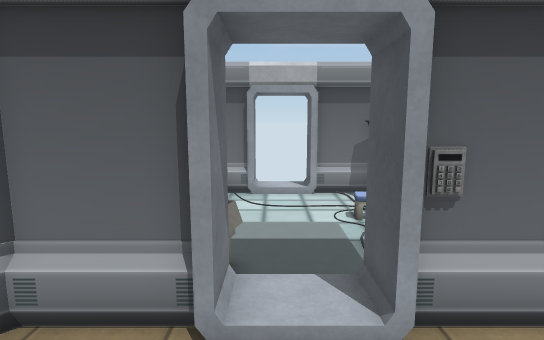
[1] (above)

19 first-person views from a walk through a scene from a Unity 3-D project. The camera is 1.5 m above the floor, tilts 8° down and sees 80° across. The floor is counted in squares, 0.5 m on a side. Each view is taken from the middle of a square. On the plan, view 1 faces up. The plan holds only what a view shows up to about 20 squares ahead; the rest is blank. Door leaves are left out, so doorways stand open. Some surface patterns are stand-ins.

[2]
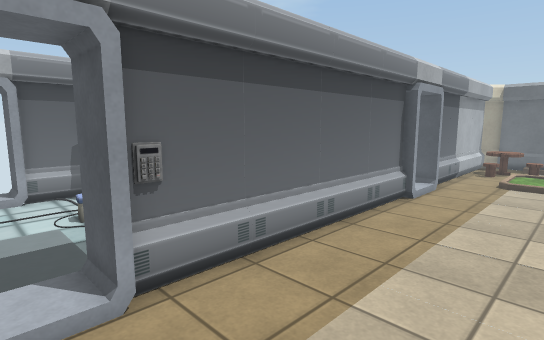

[3]
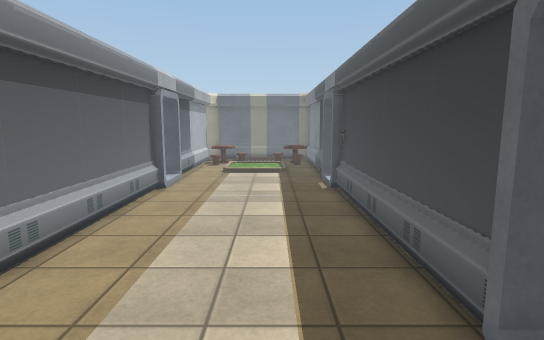

[4]
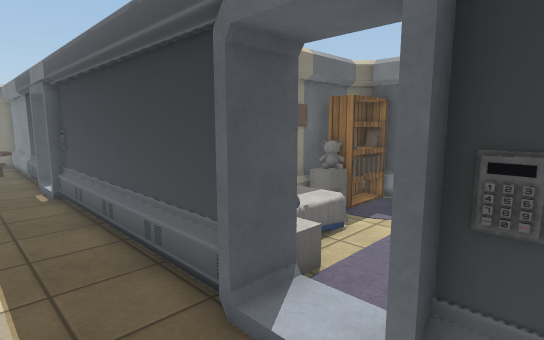

[5]
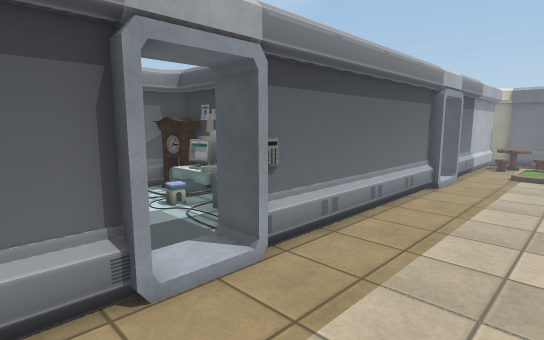

[6]
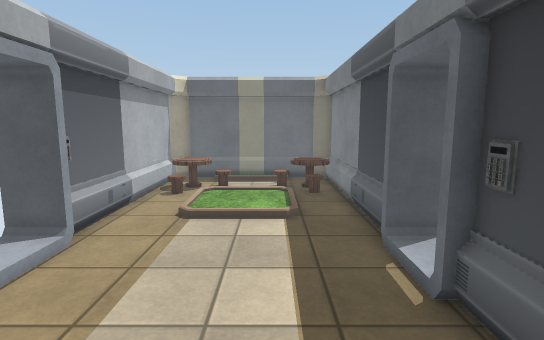

[7]
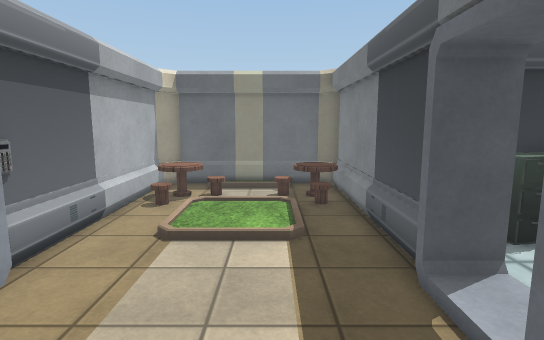

[8]
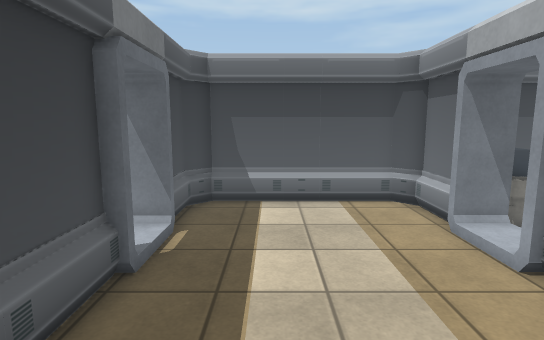

[9]
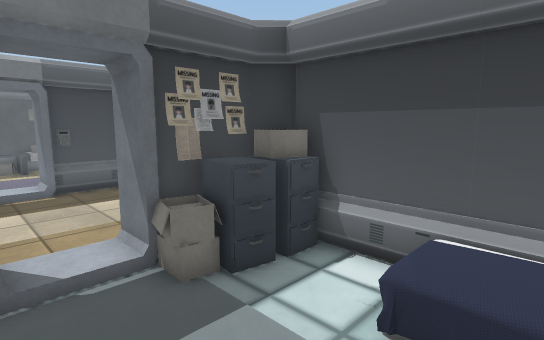

[10]
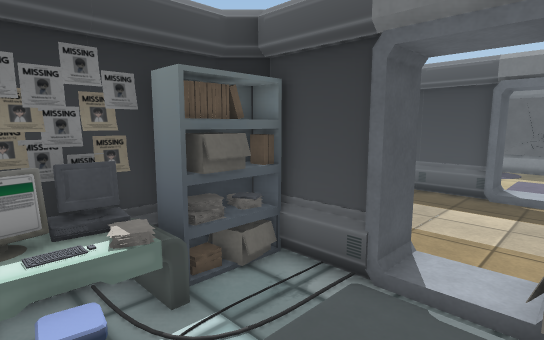

[11]
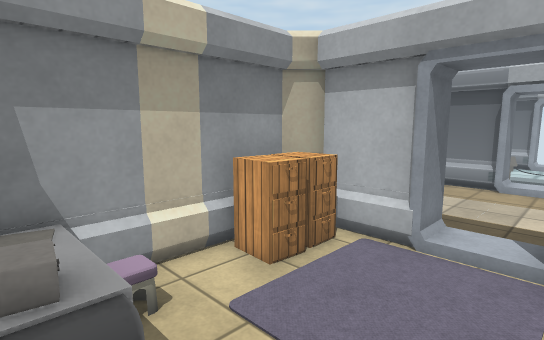

[12]
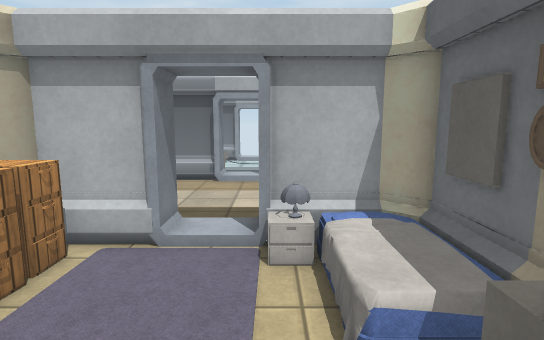

[13]
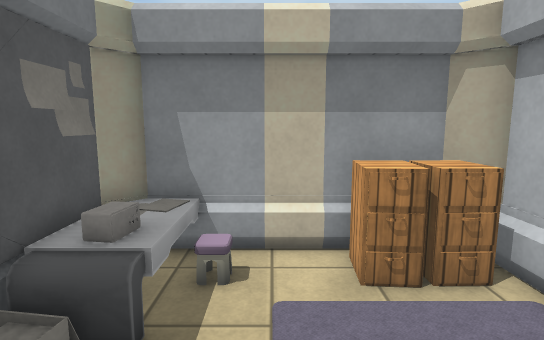

[14]
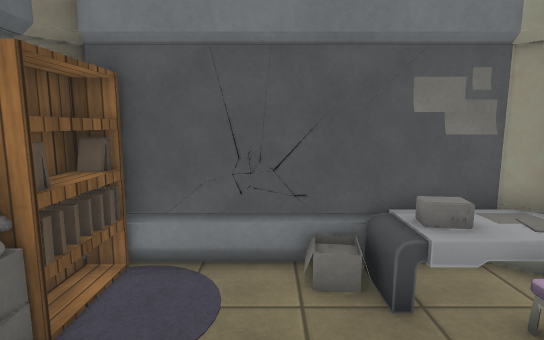

[15]
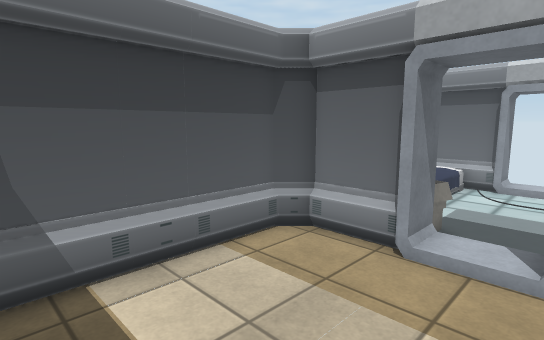

[16]
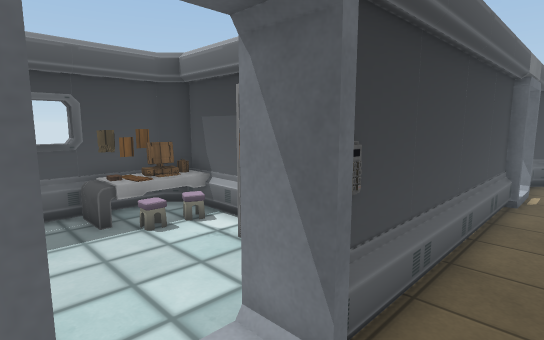

[17]
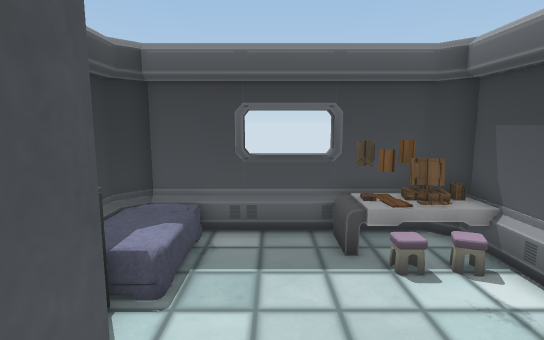

[18]
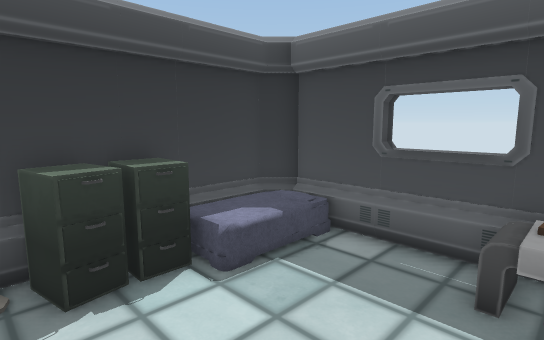

[19]
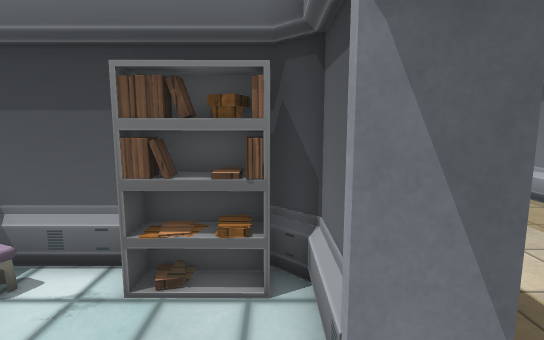

### Floor plan
Key: @ floor where view 1 was taken; # wall or solid block; . main floor; : floor 0.25 m higher than the main floor; / step, stairs or slope; D open door; = window, fence, low wall or low ledge; C carpet; T table; B bed; K bookshelf; M mirror; L clock; N monitor; P computer; A cabinet; E desk; S books; I painting; O other object.
Columns run from 5 left of view 1 to 27 right of it. Each row starts with its distance up from view 1.
 15    #DDD#
 14  ###DDD#####
 13    ......LL#
 12 #  ......LL#
 11 #  ......NN#
 10 ##O.....OO##
  9 #....  ..PP#
  8 ##...  ..SS#
  7 #AAAC  ..SS
  6 #OAAC..##KK          #
  5 ##OO#DD############DD###########
  4 ##==#..O#=========#..OO=====TT=##
  3 ##.........................OTT =#
  2 #....................../////TT/=#
  1 #....................../.../ //##
  0 #....@................./.../ .//#
 -1 #....................../.../ //##
 -2 #......................./////T.=#
 -3 ##.........................OTT.##
 -4 ####ODD###########O//############
 -5 #####DD#####  #####DD#
 -6 #AAC   O. ##  #KK......OO
 -7 #AA.  ... ##   KK......AA#
 -8 #AAC   .. ##   KK......AA#
 -9 ##..   .: B#  #K.......AA#
-10 #....  ..CO#  ##....../O=#
-11 ##O..... KK#  ##.O..../ =#
-12 #IIOE... KK#  #EEEE.../ =#
-13 #IIO OO..KK   #EEEE.../B##
-14 ######OMMM    #####==####

Where each view was taken, in squares from view 1:
view 1: 0 up, 0 right, facing up
view 2: 1 down, 0 right, facing up-right
view 3: 1 down, 2 left, facing right
view 4: 1 down, 2 left, facing down-right
view 5: 1 down, 3 left, facing up-right
view 6: 1 down, 8 right, facing right
view 7: 1 down, 10 right, facing right
view 8: 1 down, 8 right, facing left
view 9: 12 up, 2 right, facing down-left
view 10: 11 up, 1 left, facing down-right
view 11: 13 down, 2 right, facing up-left
view 12: 13 down, 2 right, facing up
view 13: 10 down, 3 right, facing left
view 14: 7 down, 1 right, facing down
view 15: 3 down, 2 right, facing up-left
view 16: 2 down, 16 right, facing down-left
view 17: 4 down, 15 right, facing down
view 18: 6 down, 12 right, facing down-right
view 19: 6 down, 16 right, facing left
